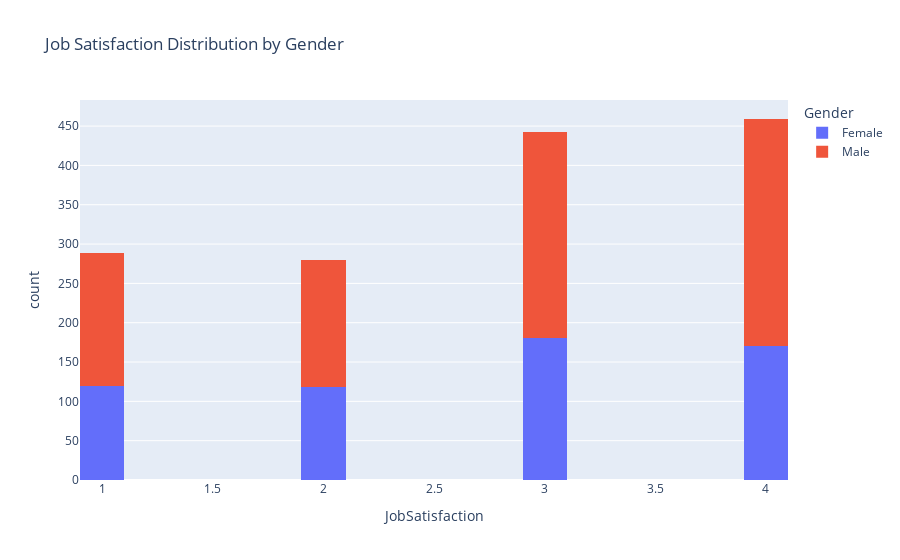

Notebook code cell kept with this figure:
### Code cell
# b) Job Satisfaction Distribution by Gender
fig = px.histogram(df, x='JobSatisfaction', color='Gender', nbins=20, title='Job Satisfaction Distribution by Gender')
fig.show()

### Figure 1 — Plotly figure (JSON) as saved in the notebook; plotly's stock layout.template omitted (floating-point values rounded to 4 significant figures; data arrays with more than 128 entries replaced by an {"elided": "..."} marker saying what was removed)
{"data": [{"alignmentgroup": "True", "bingroup": "x", "hovertemplate": "Gender=Female<br>JobSatisfaction=%{x}<br>count=%{y}<extra></extra>", "legendgroup": "Female", "marker": {"color": "#636efa", "pattern": {"shape": ""}}, "name": "Female", "nbinsx": 20, "offsetgroup": "Female", "orientation": "v", "showlegend": true, "type": "histogram", "x": {"elided": "588 int values"}, "xaxis": "x", "yaxis": "y"}, {"alignmentgroup": "True", "bingroup": "x", "hovertemplate": "Gender=Male<br>JobSatisfaction=%{x}<br>count=%{y}<extra></extra>", "legendgroup": "Male", "marker": {"color": "#EF553B", "pattern": {"shape": ""}}, "name": "Male", "nbinsx": 20, "offsetgroup": "Male", "orientation": "v", "showlegend": true, "type": "histogram", "x": {"elided": "882 int values"}, "xaxis": "x", "yaxis": "y"}], "layout": {"barmode": "relative", "legend": {"title": {"text": "Gender"}, "tracegroupgap": 0}, "title": {"text": "Job Satisfaction Distribution by Gender"}, "xaxis": {"anchor": "y", "domain": [0, 1], "title": {"text": "JobSatisfaction"}}, "yaxis": {"anchor": "x", "domain": [0, 1], "title": {"text": "count"}}}}
